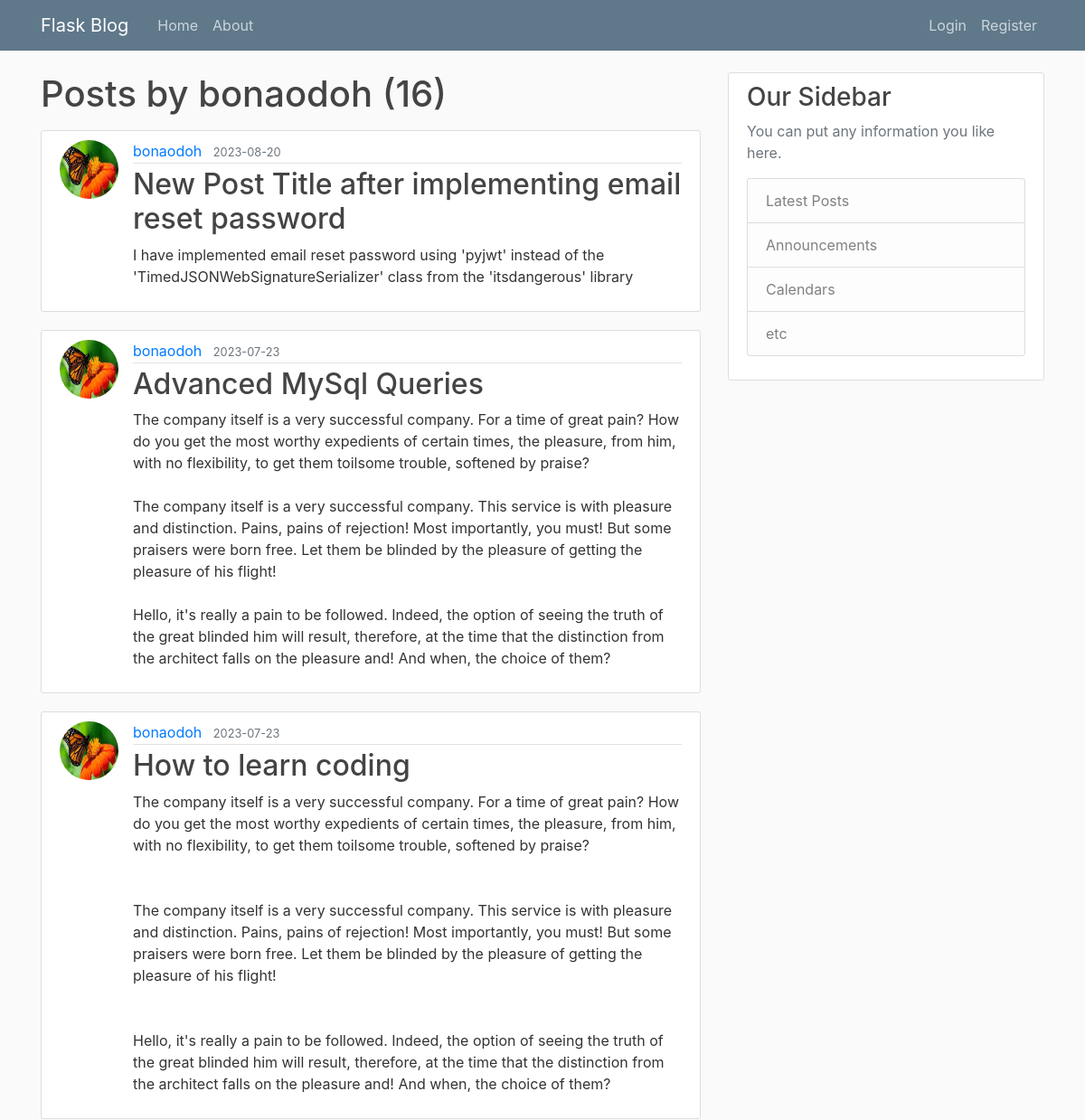
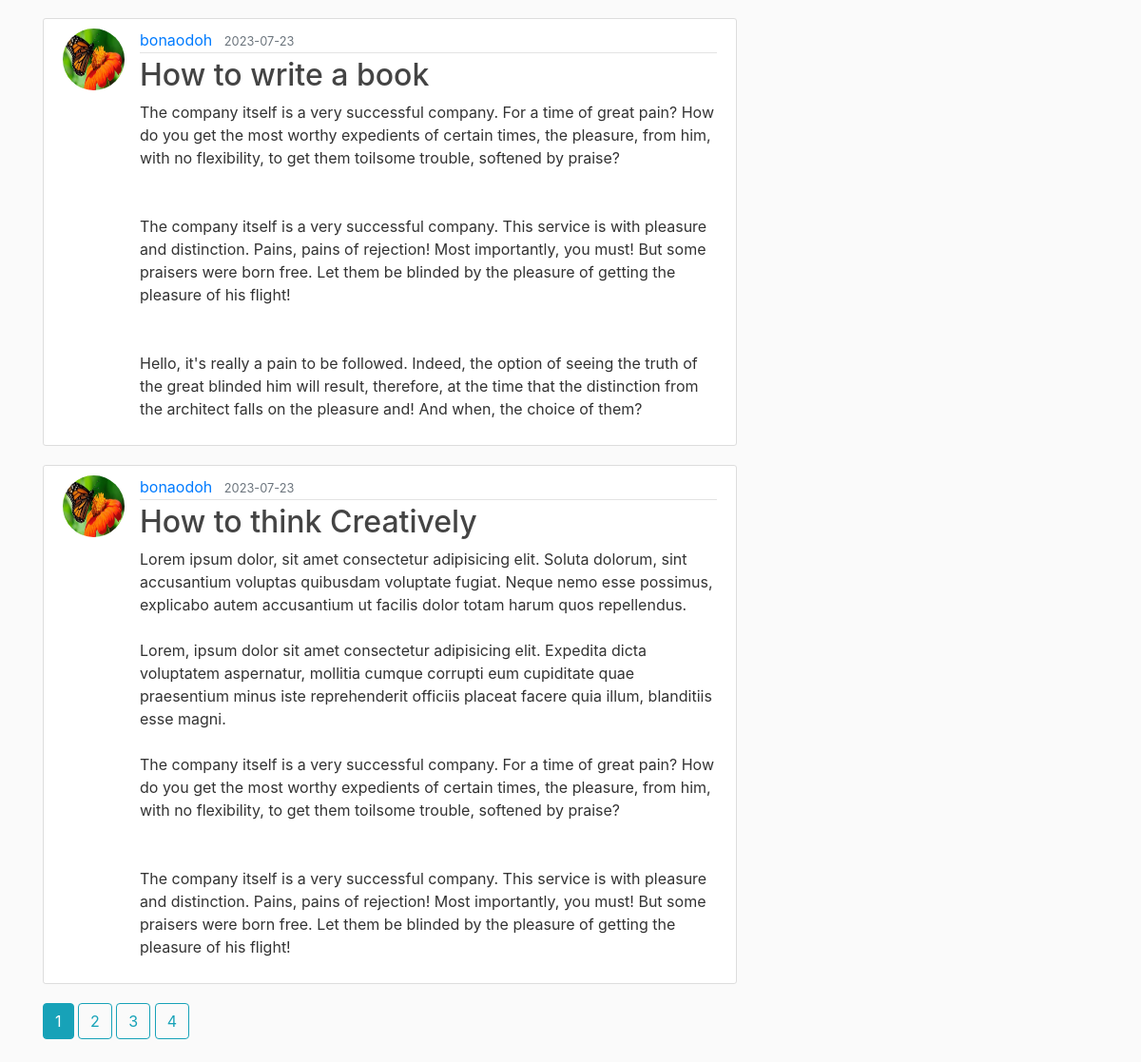
Screenshot of /user/bonaodoh with the database file from the repository (2 pictures, top to bottom).
### flaskblog/models.py (models this page shows, shortened)
class User(db.Model, UserMixin): # Usermixin is provided by flask_login extension managing user authentication
    id = db.Column(db.Integer, primary_key=True)
    username = db.Column(db.String(20), unique=True, nullable=False)
    email = db.Column(db.String(120), unique=True, nullable=False)
    image_file = db.Column(db.String(20), nullable=False, default='default.jpg')
    password = db.Column(db.String(60), nullable=False)
    posts = db.relationship('Post', backref='author', lazy=True)

class Post(db.Model):
    id = db.Column(db.Integer, primary_key=True)
    title = db.Column(db.String(100), nullable=False)
    date_posted = db.Column(db.DateTime, nullable=False, default=datetime.utcnow)
    content = db.Column(db.Text, nullable=False)
    user_id = db.Column(db.Integer, db.ForeignKey('user.id'), nullable=False)

### flaskblog/users/routes.py (the view)
@users.route("/user/<string:username>")
def user_posts(username):
    page = request.args.get('page', 1, type=int)
    user = User.query.filter_by(username=username).first_or_404()
    posts = Post.query.filter_by(author=user).order_by(Post.date_posted.desc()).paginate(page=page, per_page=5) # Enables Pagination
    return render_template('user_posts.html', posts=posts, user=user)

### flaskblog/templates/user_posts.html
{% extends "base.html" %}
{% block content %}
    <h1 class="mb-3">Posts by {{ user.username }} ({{ posts.total }})</h1>
    {% for post in posts.items %}
        <article class="media content-section">
            <img class="rounded-circle article-img" src="{{ url_for('static', filename='profile_pics/' + post.author.image_file) }}" alt="">
            <div class="media-body">
                <div class="article-metadata">
                    <a class="mr-2" href="{{ url_for('users.user_posts', username=post.author.username) }}">{{ post.author.username }}</a>
                    <small class="text-muted">{{ post.date_posted.strftime('%Y-%m-%d') }}</small>
                </div>
                <h2><a class="article-title" href="{{ url_for('posts.post', post_id=post.id) }}">{{ post.title }}</a></h2>
                <p class="article-content">{{ post.content }}</p>
            </div>
        </article>
    {% endfor %}
    {% for page_num in posts.iter_pages(left_edge=1, right_edge=1, left_current=1, right_current=2) %}
        {% if page_num %}
            {% if posts.page == page_num %}
                <a class="btn btn-info mb-4" href="{{ url_for('users.user_posts', username=user.username, page=page_num) }}">{{ page_num }}</a>
            {% else %}
                <a class="btn btn-outline-info mb-4" href="{{ url_for('users.user_posts', username=user.username, page=page_num) }}">{{ page_num }}</a>
            {% endif %}
        {% else %}
            . . .
        {% endif %}
    {% endfor %}
{% endblock content %}

### flaskblog/static/main.css (style rules this page uses)
body { background: #fafafa; color: #333333; margin-top: 5rem; }
h1, h2, h3, h4, h5, h6 { color: #444444; }
.content-section { background: #ffffff; padding: 10px 20px; border: 1px solid #dddddd; border-radius: 3px; margin-bottom: 20px; }
.article-title { color: #444444; }
.article-content { white-space: pre-line; }
.article-img { height: 65px; width: 65px; margin-right: 16px; }
.article-metadata { padding-bottom: 1px; margin-bottom: 4px; border-bottom: 1px solid #e3e3e3 }

### rows the page displays
User: username "bonaodoh"
Post: image_file (placeholder picture), author.username "bonaodoh", date_posted "2023-08-20", title "New Post Title after implementing email reset password", content "I have implemented email reset password using 'pyjwt' instead of the 'TimedJSONWebSignatureSerializer' class from the 'itsdangerous' library"
Post: image_file (placeholder picture), author.username "bonaodoh", date_posted "2023-07-23", title "Advanced MySql Queries", content "The company itself is a very successful company. For a time of great pain? How do you get the most worthy expedients of certain times, the pleasure, from him, with no flexibility, to get them toilsome trouble, softened by praise? The company itself is a very successful company. This service is with pleasure and distinction. Pains, pains of rejection! Most importantly, you must! But some praisers were born free. Let them be blinded by the pleasure of getting the pleasure of his flight! Hello, it's really a pain to be followed. Indeed, the option of seeing the truth of the great blinded him will result, therefore, at the time that the distinction from the architect falls on the pleasure and!…"
Post: image_file (placeholder picture), author.username "bonaodoh", date_posted "2023-07-23", title "How to learn coding", content "The company itself is a very successful company. For a time of great pain? How do you get the most worthy expedients of certain times, the pleasure, from him, with no flexibility, to get them toilsome trouble, softened by praise? The company itself is a very successful company. This service is with pleasure and distinction. Pains, pains of rejection! Most importantly, you must! But some praisers were born free. Let them be blinded by the pleasure of getting the pleasure of his flight! Hello, it's really a pain to be followed. Indeed, the option of seeing the truth of the great blinded him will result, therefore, at the time that the distinction from the architect falls on the pleasure and!…"
Post: image_file (placeholder picture), author.username "bonaodoh", date_posted "2023-07-23", title "How to write a book", content "The company itself is a very successful company. For a time of great pain? How do you get the most worthy expedients of certain times, the pleasure, from him, with no flexibility, to get them toilsome trouble, softened by praise? The company itself is a very successful company. This service is with pleasure and distinction. Pains, pains of rejection! Most importantly, you must! But some praisers were born free. Let them be blinded by the pleasure of getting the pleasure of his flight! Hello, it's really a pain to be followed. Indeed, the option of seeing the truth of the great blinded him will result, therefore, at the time that the distinction from the architect falls on the pleasure and!…"
Post: image_file (placeholder picture), author.username "bonaodoh", date_posted "2023-07-23", title "How to think Creatively", content "Lorem ipsum dolor, sit amet consectetur adipisicing elit. Soluta dolorum, sint accusantium voluptas quibusdam voluptate fugiat. Neque nemo esse possimus, explicabo autem accusantium ut facilis dolor totam harum quos repellendus. Lorem, ipsum dolor sit amet consectetur adipisicing elit. Expedita dicta voluptatem aspernatur, mollitia cumque corrupti eum cupiditate quae praesentium minus iste reprehenderit officiis placeat facere quia illum, blanditiis esse magni. The company itself is a very successful company. For a time of great pain? How do you get the most worthy expedients of certain times, the pleasure, from him, with no flexibility, to get them toilsome trouble, softened by praise? The…"

### other values shown
{{ posts.total }} "16"
{{ page_num }} "1"
{{ page_num }} "2" "3" "4"
